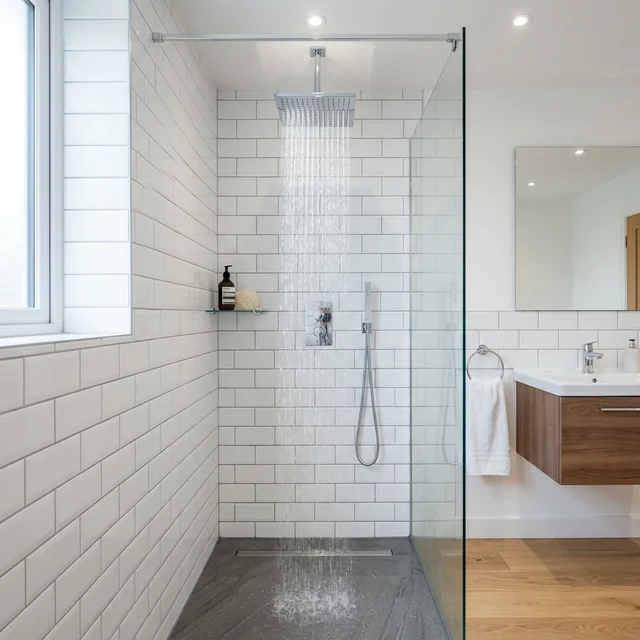
#> input picture website/site/assets/images/bathroom-shower.webp, 640 x 640 px, given in place of thermostat.png, which was not available
$ python build_batch_v5.py ../site/assets/images/bathroom-shower.webp
#> lines starting #> are read from the running program, lines starting #| are printed output that depends on the picture; pictures that were not available may be replaced by others from this repository, and a replacement may not be noted
#> (reads website/social/content_bank.json from the repository)
#> (reads website/social/reels_bank.json from the repository)
### website/social/caption_banner.py
"""
Local caption-banner renderer (Pillow) — the resilient fallback for post images.

WHY THIS EXISTS
---------------
Most BCW posts are "real photo + navy caption banner". We generate that with
GPT Image 2 via Higgsfield, which looks great — but it's an image-to-image
call, and it needs Higgsfield to accept an upload of the base photo. When
their upload endpoint degrades (SignatureDoesNotMatch, 2026-08-17→20) EVERY
image-to-image post fails, and the pipeline falls back to posting a bare,
unbranded photo with no caption at all.

A navy rectangle with white text does not need a neural network. This renders
exactly that, locally, deterministically, in milliseconds — so an outage
degrades to "correct branded image" instead of "bare photo".

Order of preference in post_daily.py:
  1. Higgsfield GPT Image 2  (best — matches the established look)
  2. this renderer           (near-identical, never fails, free)
  3. bare base photo         (last resort)

Text is rendered verbatim — no hallucination, no spelling drift, which is
also why review cards use Pillow rather than AI.
"""
from pathlib import Path

from PIL import Image, ImageDraw, ImageFont, ImageOps

# Brand
NAVY = (10, 37, 64)
ORANGE = (255, 107, 0)
WHITE = (255, 255, 255)

FONT_BOLD = "/usr/share/fonts/truetype/liberation/LiberationSans-Bold.ttf"

SIZE = 1080           # square, matches the AI output
BANNER_FRAC = 0.14    # banner height as a fraction of image height
BANNER_ALPHA = 224    # ~88% opacity, matching the prompt spec
ACCENT_PX = 4


def _fit(img: Image.Image, width: int = SIZE, height: int = SIZE,
         anchor_y: float = 0.5) -> Image.Image:
    """Crop to width:height and resize, so any source aspect works.

    anchor_y picks which part of a too-tall photo survives the crop:
    0 keeps the top, 0.5 the middle, 1 the bottom.
    """
#> called with width = 1080, height = 1350, anchor_y = 0.5
    img = ImageOps.exif_transpose(img).convert("RGB")
    w, h = img.size
#> w = 640; h = 640
    target = width / height
    if w / h > target:                      # too wide: trim the sides
        cw = int(h * target)
#> cw = 512
        img = img.crop(((w - cw) // 2, 0, (w - cw) // 2 + cw, h))
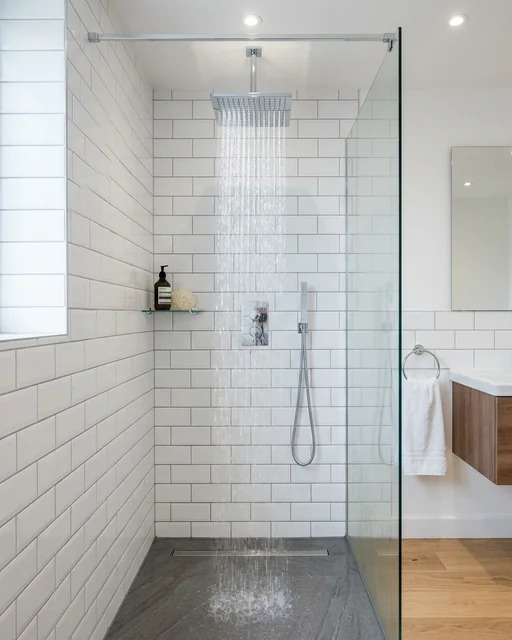
#> img: PIL image 512x640 RGB; mean R, G, B 180.9, 180.8, 177.2
    else:                                   # too tall: trim top/bottom
        ch = int(w / target)
        top = int((h - ch) * anchor_y)
        img = img.crop((0, top, w, top + ch))
    return img.resize((width, height), Image.LANCZOS)


def _best_font_size(draw, text, max_w, start=64, floor=30):
    """Largest font size that fits the caption on one line."""
    for pt in range(start, floor - 1, -2):
        f = ImageFont.truetype(FONT_BOLD, pt)
        if draw.textlength(text, font=f) <= max_w:
            return f
    return ImageFont.truetype(FONT_BOLD, floor)


def render(base_image_path: str, caption: str, out_path: str,
           position: str = "top", height: int = SIZE,
           anchor_y: float = 0.5) -> str:
    """Render base photo + brand caption banner to out_path. Returns out_path.

    position: "top" (default) or "bottom" — mirrors the AI prompt's
    upper-third / lower-third choice.
    height:   1080 for square, 1350 for Instagram's 4:5 feed shape.
    """
    img = _fit(Image.open(base_image_path), SIZE, height, anchor_y)
    overlay = Image.new("RGBA", img.size, (0, 0, 0, 0))
#> overlay: PIL image 1080x1350 RGBA; every value is 0
    draw = ImageDraw.Draw(overlay)

    banner_h = int(SIZE * BANNER_FRAC)
    y0 = 0 if position == "top" else height - banner_h
    y1 = y0 + banner_h

    # Navy banner
    draw.rectangle([0, y0, SIZE, y1], fill=NAVY + (BANNER_ALPHA,))
    # Orange accent along the banner's outer edge
    accent_y = y0 if position == "top" else y1 - ACCENT_PX
    draw.rectangle([0, accent_y, SIZE, accent_y + ACCENT_PX], fill=ORANGE + (255,))

    img = Image.alpha_composite(img.convert("RGBA"), overlay).convert("RGB")
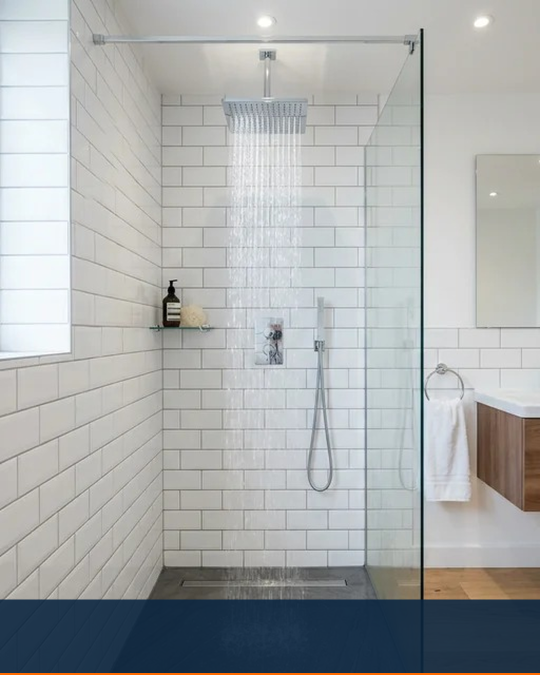
#> img: PIL image 1080x1350 RGB (shown at 1/2 size); mean R, G, B 168.8, 171.8, 171.7
    draw = ImageDraw.Draw(img)

    # Caption — emoji aren't in Liberation Sans and render as tofu, so strip
    # anything outside the basic printable range and tidy the spacing.
    text = "".join(ch for ch in (caption or "") if ord(ch) < 0x2000).strip()
    text = " ".join(text.split())
    if text:
        font = _best_font_size(draw, text, max_w=int(SIZE * 0.88))
        tw = draw.textlength(text, font=font)
#> tw = 874.7
        bbox = font.getbbox(text)
#> bbox = (0, 12, 875, 71)
        th = bbox[3] - bbox[1]
#> th = 59
        tx = (SIZE - tw) / 2
#> tx = 102.7
        ty = y0 + (banner_h - th) / 2 - bbox[1]
#> ty = 1233
        draw.text((tx, ty), text, font=font, fill=WHITE)

    Path(out_path).parent.mkdir(parents=True, exist_ok=True)
    img.save(out_path, "JPEG", quality=92)  # JPEG = Instagram-safe
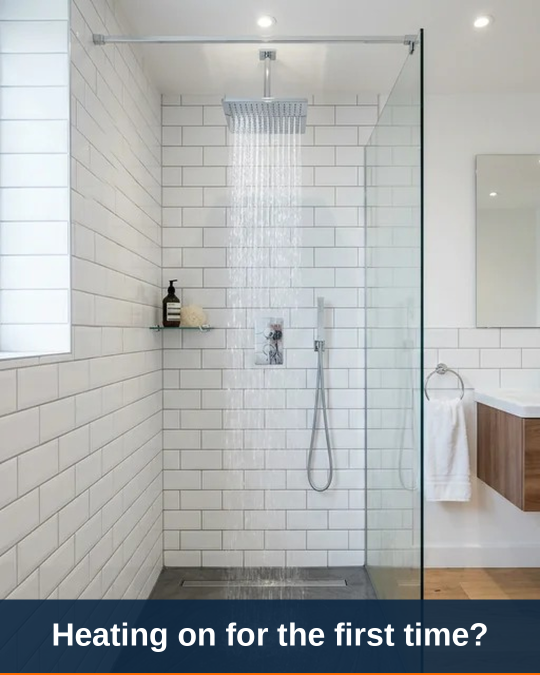
#> saved as 01-heating-on.jpg: PIL image 1080x1350 RGB (shown at 1/2 size); mean R, G, B 171.1, 173.9, 173.6
    return out_path


# [4 lines that do not run on import are left out]

### website/social/build_batch_v5.py
#!/usr/bin/env python3
"""Build batch v5: 30 static posts + 12 reels, every image made up front.

Stages the batch for review rather than loading it:
  new_posts_batch_v5.json   posts, same shape as content_bank.json entries
  reels_batch_v5.json       reels, same shape as reels_bank.json entries
  images/v5/                finished 1080x1350 post images + reel bases

Nothing posts until `--merge`, which appends both to the live banks. Run
create_post_links.py after merging to create the WhatsApp short links.

Run:  python3 build_batch_v5.py            # build + validate
      python3 build_batch_v5.py --merge    # after Wes approves
"""
import json
import re
import shutil
import sys
from pathlib import Path
from urllib.parse import quote

from PIL import Image, ImageDraw, ImageFont, ImageOps

HERE = Path(__file__).parent
sys.path.insert(0, str(HERE))

import caption_banner  # noqa: E402
import zernio_limits as limits  # noqa: E402
from _v5_posts import NUM, POSTS, REELS  # noqa: E402

BRAND = HERE.parent / "Brand Images"
WORK = BRAND / "Work Images"
OUT = HERE / "images" / "v5"
SRC = OUT / "src"          # GPT Image 2.5 renders, kept so the build reruns
SHORT = "https://u.bettercallwes.co.uk/"
WA_NUMBER = "447700155655"
IG_BIO_LINE = "Or tap WhatsApp in our bio."

# GPT Image 2.5 renders (Higgsfield), scratch name -> file. Copied into SRC
# on first build so the batch doesn't depend on the scratch directory.
GEN_SCRATCH = Path("/tmp/claude-1000/-home-wes-Coding-Projects-Better-Call-Wes/"
                   "cf1a2dcb-b49a-4c5a-ab23-cbf2ae34ee81/scratchpad/gen")
GEN_FILES = {
    "thermostat": "thermostat.png", "vaillant_reset": "vaillant_reset.png",
    "service_torch": "service_torch.png", "ideal_logic": "ideal_logic.png",
    "bleed_rad": "bleed_rad.png", "clipboard_vaillant": "clipboard_vaillant.png",
    "worcester_panel": "worcester_panel.png", "condensate_frost": "condensate_frost.png",
    "gauge_crouch": "gauge_crouch.png", "stopcock": "stopcock.png",
    "wes_boiler": "wes_boiler_flare.png", "meter_sunburst": "meter_v2_sunburst.png",
    "meter_flare": "meter_v2_flare.png",
}

NAVY = (10, 37, 64)
WHITE = (255, 255, 255)
ORANGE = (255, 107, 0)
FONT = "/usr/share/fonts/truetype/liberation/LiberationSans-Bold.ttf"


def gen_source(name: str) -> Path:
    dst = SRC / f"{name}.jpg"
    if not dst.exists():
        SRC.mkdir(parents=True, exist_ok=True)
        Image.open(GEN_SCRATCH / GEN_FILES[name]).convert("RGB").save(dst, "JPEG", quality=92)
    return dst


# [33 lines left out: functions hx_crops, hx_card, not called in this run]


def source_path(src: str) -> Path:
    kind, name = src.split(":", 1)
    if kind == "gen":
        return gen_source(name)
    if kind == "work":
        return WORK / name
    if kind == "brand":
        return BRAND / name
    if kind == "card" and name == "hx_old":
        p = OUT / "reels" / "hx_old.jpg"
        p.parent.mkdir(parents=True, exist_ok=True)
        hx_crops()[1].save(p, "JPEG", quality=92)
        return p
    raise ValueError(f"unknown image source {src}")


def wa_link(text: str) -> str:
    return f"https://wa.me/{WA_NUMBER}?text={quote(text)}"


def build_posts(start_id: int) -> list:
    posts = []
    for n, p in enumerate(POSTS, 1):
        img = p["img"]
        out = OUT / f"{n:02d}-{p['key']}.jpg"
        if img["src"] == "card:hx":
            hx_card(img["banner"], out)
        else:
            caption_banner.render(str(source_path(img["src"])), img["banner"], str(out),
                                  position=img.get("pos", "top"), height=1350,
                                  anchor_y=img.get("anchor", 0.5))
        cta = p["cta"].format(num=NUM)
        slug = f"wa-{p['key']}"
        link = SHORT + slug
        post = {
            "id": f"post_{start_id + n - 1}",
            "batch": "v5",
            "format": p["fmt"],
            "pillar": p["pillar"],
            "topic": img["banner"],
            "service_slug": p["slug"],
            # create_post_links.py shortens service_url, so this is where
            # the per-post WhatsApp link (with its opening message) lives.
            "service_url": wa_link(p["wa"]),
            "short_link_slug": slug,
            "instagram": f"{p['body']}\n\n{cta}\n{IG_BIO_LINE}\n\n{p['tags']}",
            "facebook": f"{p['body']}\n\n{cta}\nTap to open WhatsApp: {link}",
            "googlebusiness": f"{p['body']}\n\n{cta}",
            # Links only work where the platform makes them work: Instagram
            # captions never do, so the link goes in the first comment (and
            # the bio); Google Business gets a real Book button.
            "platform_data": {
                "instagram": {"firstComment": f"WhatsApp Wes: {link}"},
                "googlebusiness": {"callToAction": {"type": "BOOK", "url": link}},
            },
            "twitter": "",
            "image_type": "prerendered",
            "image_hint": "prerendered",
            "caption": img["banner"],
            "image_prompt": "",
            "prerendered_image": str(out.relative_to(HERE)),
            "image_source": img["src"],
            "status": "pending",
        }
        for k in ("not_before", "not_after", "check"):
            if p.get(k):
                post[k] = p[k]
        posts.append(post)
#> pass 2 of the loop in build_posts, `for n, p in enumerate(POSTS, 1):`:
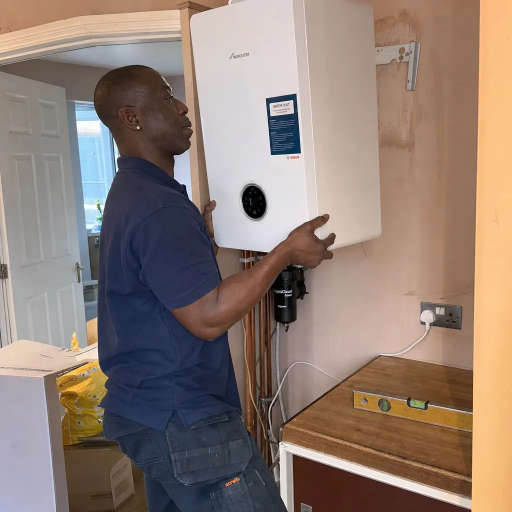
#> input picture website/site/assets/images/boiler-fitting.webp, 1024 x 1024 px, given in place of IMG_1896.JPG, which was not available (shown at 1/2 size)
#> in _fit, img is the input picture: PIL image 1024x1024 RGB; mean R, G, B 143.8, 125.9, 116
#> in render (call 2), `img = Image.alpha_composite(img.convert("RGBA"), overlay).convert("RGB")`:
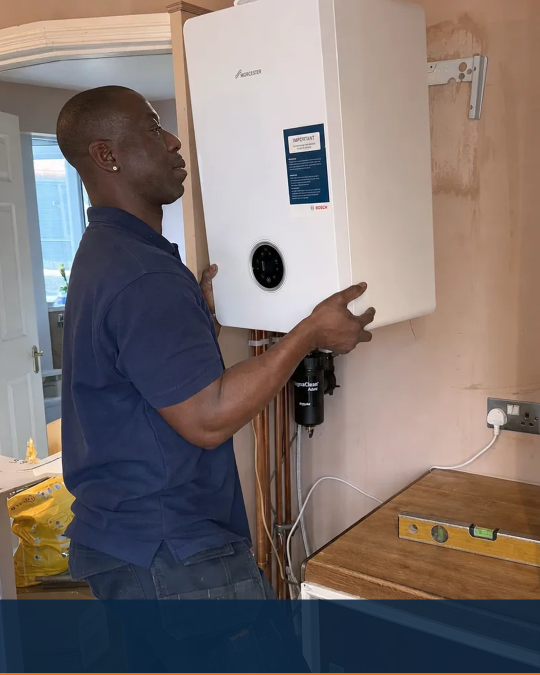
#> img: PIL image 1080x1350 RGB (shown at 1/2 size); mean R, G, B 124.7, 113.4, 110.4
#> tw = 892.7
#> bbox = (0, 12, 893, 71)
#> tx = 93.67
#> in render (call 2), `img.save(out_path, "JPEG", quality=92)`:
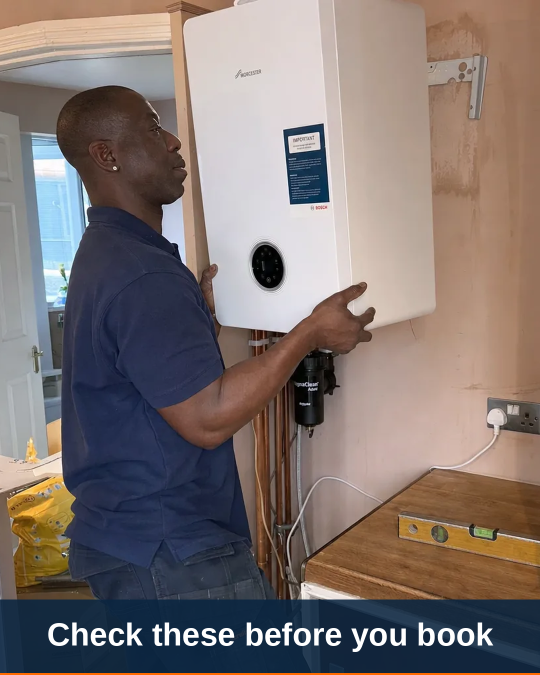
#> saved as 02-check-first.jpg: PIL image 1080x1350 RGB (shown at 1/2 size); mean R, G, B 127.2, 115.7, 112.4
    return posts


# [32 lines left out: function build_reels, not called in this run]


BANNED = ["—", " – ", "VAT", "558654", "Comment QUOTE", "DM you"]


# [23 lines left out: function validate, not called in this run]


def main():
    bank = json.loads((HERE / "content_bank.json").read_text(encoding="utf-8"))
    rbank = json.loads((HERE / "reels_bank.json").read_text(encoding="utf-8"))
    next_post = max(int(p["id"].split("_")[1]) for p in bank["posts"]) + 1
    next_reel = max(int(r["id"].split("_")[1]) for r in rbank["reels"]) + 1

    if "--merge" in sys.argv:
        posts = json.loads((HERE / "new_posts_batch_v5.json").read_text(encoding="utf-8"))
        reels = json.loads((HERE / "reels_batch_v5.json").read_text(encoding="utf-8"))
        have = {p["id"] for p in bank["posts"]}
        bank["posts"] += [p for p in posts if p["id"] not in have]
        have = {r["id"] for r in rbank["reels"]}
        rbank["reels"] += [r for r in reels if r["id"] not in have]
        (HERE / "content_bank.json").write_text(json.dumps(bank, indent=2, ensure_ascii=False), encoding="utf-8")
        (HERE / "reels_bank.json").write_text(json.dumps(rbank, indent=2, ensure_ascii=False), encoding="utf-8")
        print(f"Merged {len(posts)} posts and {len(reels)} reels. Now run create_post_links.py.")
        return

    OUT.mkdir(parents=True, exist_ok=True)
    posts = build_posts(next_post)
    reels = build_reels(next_reel)
    problems = validate(posts, reels)
    (HERE / "new_posts_batch_v5.json").write_text(json.dumps(posts, indent=2, ensure_ascii=False), encoding="utf-8")
    (HERE / "reels_batch_v5.json").write_text(json.dumps(reels, indent=2, ensure_ascii=False), encoding="utf-8")
    print(f"Built {len(posts)} posts ({posts[0]['id']}..{posts[-1]['id']}) "
          f"and {len(reels)} reels ({reels[0]['id']}..{reels[-1]['id']})")
    if problems:
        print("\nPROBLEMS:")
        for x in problems:
            print("  -", x)
        sys.exit(1)
    print("Validation: clean")


if __name__ == "__main__":
#> (the run stopped early here; a loop or call above may not have finished)
